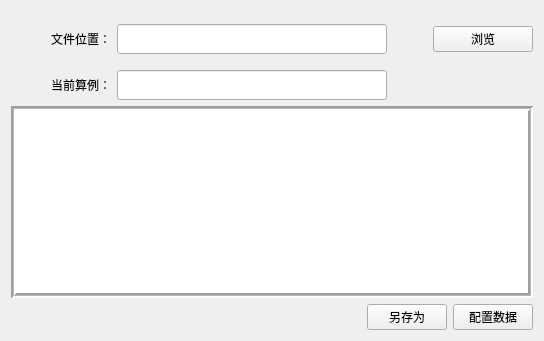
     <widget class="QWidget" name="tabsdopenfile">
      <attribute name="title">
       <string>文件读取</string>
      </attribute>
      <layout class="QGridLayout" name="gridLayout_6">
       <item row="0" column="0">
        <layout class="QVBoxLayout" name="verticalLayout_8">
         <item>
          <spacer name="verticalSpacer_9">
           <property name="orientation">
            <enum>Qt::Vertical</enum>
           </property>
           <property name="sizeType">
            <enum>QSizePolicy::Fixed</enum>
           </property>
           <property name="sizeHint" stdset="0">
            <size>
             <width>20</width>
             <height>13</height>
            </size>
           </property>
          </spacer>
         </item>
         <item>
          <layout class="QHBoxLayout" name="horizontalLayout_24">
           <item>
            <widget class="QLabel" name="label_25">
             <property name="sizePolicy">
              <sizepolicy hsizetype="Fixed" vsizetype="Preferred">
               <horstretch>0</horstretch>
               <verstretch>0</verstretch>
              </sizepolicy>
             </property>
             <property name="minimumSize">
              <size>
               <width>100</width>
               <height>0</height>
              </size>
             </property>
             <property name="maximumSize">
              <size>
               <width>100</width>
               <height>16777215</height>
              </size>
             </property>
             <property name="text">
              <string>&lt;html&gt;&lt;head/&gt;&lt;body&gt;&lt;p align=&quot;right&quot;&gt;文件位置：&lt;/p&gt;&lt;/body&gt;&lt;/html&gt;</string>
             </property>
            </widget>
           </item>
           <item>
            <widget class="QLineEdit" name="labeladdress">
             <property name="sizePolicy">
              <sizepolicy hsizetype="Fixed" vsizetype="Fixed">
               <horstretch>0</horstretch>
               <verstretch>0</verstretch>
              </sizepolicy>
             </property>
             <property name="minimumSize">
              <size>
               <width>270</width>
               <height>30</height>
              </size>
             </property>
             <property name="readOnly">
              <bool>false</bool>
             </property>
            </widget>
           </item>
           <item>
            <spacer name="horizontalSpacer_12">
             <property name="orientation">
              <enum>Qt::Horizontal</enum>
             </property>
             <property name="sizeHint" stdset="0">
              <size>
               <width>40</width>
               <height>20</height>
              </size>
             </property>
            </spacer>
           </item>
           <item>
            <widget class="QPushButton" name="pushButtonsdopenfile">
             <property name="sizePolicy">
              <sizepolicy hsizetype="Fixed" vsizetype="Fixed">
               <horstretch>0</horstretch>
               <verstretch>0</verstretch>
              </sizepolicy>
             </property>
             <property name="minimumSize">
              <size>
               <width>100</width>
               <height>0</height>
              </size>
             </property>
             <property name="maximumSize">
              <size>
               <width>100</width>
               <height>16777215</height>
              </size>
             </property>
             <property name="text">
              <string>浏览</string>
             </property>
            </widget>
           </item>
          </layout>
         </item>
         <item>
          <spacer name="verticalSpacer_10">
           <property name="orientation">
            <enum>Qt::Vertical</enum>
           </property>
           <property name="sizeType">
            <enum>QSizePolicy::Fixed</enum>
           </property>
           <property name="sizeHint" stdset="0">
            <size>
             <width>20</width>
             <height>10</height>
            </size>
           </property>
          </spacer>
         </item>
         <item>
          <layout class="QHBoxLayout" name="horizontalLayout_25">
           <item>
            <widget class="QLabel" name="label_26">
             <property name="sizePolicy">
              <sizepolicy hsizetype="Fixed" vsizetype="Preferred">
               <horstretch>0</horstretch>
               <verstretch>0</verstretch>
              </sizepolicy>
             </property>
             <property name="minimumSize">
              <size>
               <width>100</width>
               <height>0</height>
              </size>
             </property>
             <property name="maximumSize">
              <size>
               <width>100</width>
               <height>16777215</height>
              </size>
             </property>
             <property name="text">
              <string>&lt;html&gt;&lt;head/&gt;&lt;body&gt;&lt;p&gt;当前算例：&lt;/p&gt;&lt;/body&gt;&lt;/html&gt;</string>
             </property>
             <property name="alignment">
              <set>Qt::AlignRight|Qt::AlignTrailing|Qt::AlignVCenter</set>
             </property>
            </widget>
           </item>
           <item>
            <widget class="QLineEdit" name="labelcurrentcase">
             <property name="sizePolicy">
              <sizepolicy hsizetype="Fixed" vsizetype="Fixed">
               <horstretch>0</horstretch>
               <verstretch>0</verstretch>
              </sizepolicy>
             </property>
             <property name="minimumSize">
              <size>
               <width>270</width>
               <height>30</height>
              </size>
             </property>
             <property name="maximumSize">
              <size>
               <width>270</width>
               <height>16777215</height>
              </size>
             </property>
             <property name="alignment">
              <set>Qt::AlignCenter</set>
             </property>
            </widget>
           </item>
           <item>
            <spacer name="horizontalSpacer_13">
             <property name="orientation">
              <enum>Qt::Horizontal</enum>
             </property>
             <property name="sizeHint" stdset="0">
              <size>
               <width>40</width>
               <height>20</height>
              </size>
             </property>
            </spacer>
           </item>
          </layout>
         </item>
         <item>
          <widget class="QTableWidget" name="tableWidgetsd">
           <property name="frameShape">
            <enum>QFrame::Box</enum>
           </property>
           <property name="lineWidth">
            <number>2</number>
           </property>
           <property name="midLineWidth">
            <number>1</number>
           </property>
          </widget>
         </item>
         <item>
          <layout class="QHBoxLayout" name="horizontalLayout_15">
           <item>
            <spacer name="horizontalSpacer_2">
             <property name="orientation">
              <enum>Qt::Horizontal</enum>
             </property>
             <property name="sizeHint" stdset="0">
              <size>
               <width>40</width>
               <height>20</height>
              </size>
             </property>
            </spacer>
           </item>
           <item>
            <widget class="QPushButton" name="pushButtonsdsaveas">
             <property name="text">
              <string>另存为</string>
             </property>
            </widget>
           </item>
           <item>
            <widget class="QPushButton" name="pushButtonsdconfig">
             <property name="text">
              <string>配置数据</string>
             </property>
            </widget>
           </item>
           <item>
            <spacer name="horizontalSpacer_14">
             <property name="orientation">
              <enum>Qt::Horizontal</enum>
             </property>
             <property name="sizeType">
              <enum>QSizePolicy::Fixed</enum>
             </property>
             <property name="sizeHint" stdset="0">
              <size>
               <width>0</width>
               <height>20</height>
              </size>
             </property>
            </spacer>
           </item>
          </layout>
         </item>
        </layout>
       </item>
      </layout>
     </widget>
